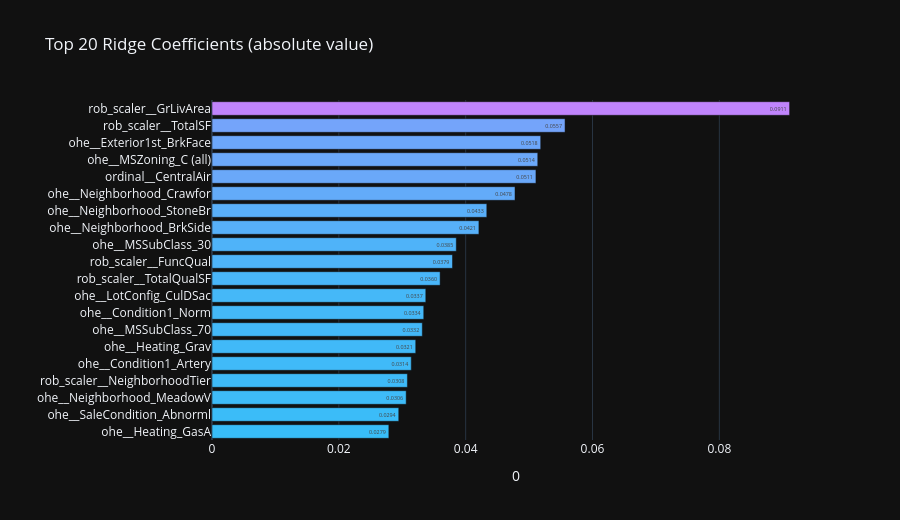

Notebook cell for this chart:
### Markdown cell above
### **5.5 Feature Importance - Ridge Coefficients**

Ridge coefficients represent the direct linear contribution of each feature
to the log-scale prediction. Larger absolute values indicate stronger influence.

### Code cell
final_ridge_tmp = Ridge(**gs_ridge.best_params_)
final_ridge_tmp.fit(X_train, y_train)

coef_series = (
    pd.Series(
        np.abs(final_ridge_tmp.coef_),
        index=X_train.columns,
    )
    .sort_values(ascending=False)
    .head(20)
    .sort_values()
)

fig = px.bar(
    coef_series.reset_index(),
    x=0,
    y="index",
    orientation="h",
    title="Top 20 Ridge Coefficients (absolute value)",
    labels={0: "|Coefficient|", "index": ""},
    color=0,
    color_continuous_scale=["#38bdf8", "#c084fc"],
    text_auto=".4f",
)
fig.update_layout(height=520, coloraxis_showscale=False, width=900)
fig.show()

### Figure 1 — Plotly figure (JSON) as saved in the notebook; plotly's stock layout.template omitted (floating-point values rounded to 4 significant figures)
{"data": [{"hovertemplate": "0=%{marker.color}<br>=%{y}<extra></extra>", "legendgroup": "", "marker": {"color": [0.02789, 0.02945, 0.03062, 0.03081, 0.03142, 0.03213, 0.03316, 0.03339, 0.03371, 0.03597, 0.03792, 0.03852, 0.04209, 0.04333, 0.04778, 0.05108, 0.05137, 0.05183, 0.05567, 0.09108], "coloraxis": "coloraxis", "pattern": {"shape": ""}}, "name": "", "orientation": "h", "showlegend": false, "textposition": "auto", "texttemplate": "%{x:.4f}", "type": "bar", "x": [0.02789, 0.02945, 0.03062, 0.03081, 0.03142, 0.03213, 0.03316, 0.03339, 0.03371, 0.03597, 0.03792, 0.03852, 0.04209, 0.04333, 0.04778, 0.05108, 0.05137, 0.05183, 0.05567, 0.09108], "xaxis": "x", "y": ["ohe__Heating_GasA", "ohe__SaleCondition_Abnorml", "ohe__Neighborhood_MeadowV", "rob_scaler__NeighborhoodTier", "ohe__Condition1_Artery", "ohe__Heating_Grav", "ohe__MSSubClass_70", "ohe__Condition1_Norm", "ohe__LotConfig_CulDSac", "rob_scaler__TotalQualSF", "rob_scaler__FuncQual", "ohe__MSSubClass_30", "ohe__Neighborhood_BrkSide", "ohe__Neighborhood_StoneBr", "ohe__Neighborhood_Crawfor", "ordinal__CentralAir", "ohe__MSZoning_C (all)", "ohe__Exterior1st_BrkFace", "rob_scaler__TotalSF", "rob_scaler__GrLivArea"], "yaxis": "y"}], "layout": {"barmode": "relative", "coloraxis": {"autocolorscale": false, "colorbar": {"title": {"text": "0"}}, "colorscale": [[0, "#38bdf8"], [1, "#c084fc"]], "showscale": false}, "height": 520, "legend": {"tracegroupgap": 0}, "title": {"text": "Top 20 Ridge Coefficients (absolute value)"}, "width": 900, "xaxis": {"anchor": "y", "domain": [0, 1], "title": {"text": "0"}}, "yaxis": {"anchor": "x", "domain": [0, 1], "title": {"text": ""}}}}
